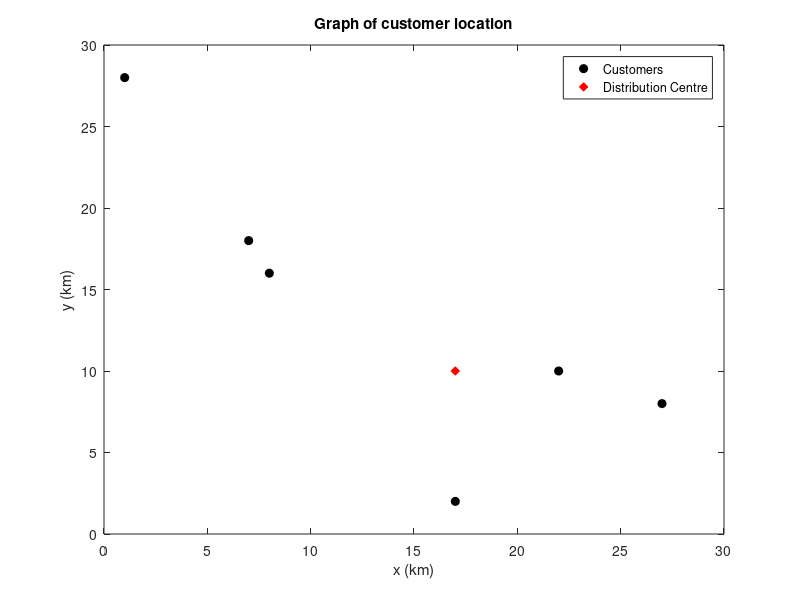

Reproduce this figure in MATLAB.
% Name: Andrew Pang
% Date: 19 APR 2019  
% Task 4 :  Distribution centre
clear all;close all;clc; 

%vector c is number of each customer 
c = 1:1:6;

%vector cx,cy and cv is the x positions, y positions and volume of each customer
cx = [ 1 7 8 17 22 27 ];
cy = [ 28 18 16 2 10 8 ];
cv = [ 5 11 1 9 7 6];

%dx and dy is every x and y coordinate in the given x-y plane 
%starts form 0 to 30 
dx = 0:1:30;
dy = 0:1:30;
mini_cost = Inf;

%runs thru every combination of x and y coordinates [(0,1),(0,2)...(30,30)]
for x = dx
    for y = dy
        
        %calculate the cost for each customer
        cost = 0.5*cv.*sqrt((x-cx).^2 + (y-cy).^2);
        
        %checks if total cost is less than the minimum recorded cost
        %if yes, overwrites the minimum cost and notes coordiates
        if sum(cost) < mini_cost
            mini_cost = sum(cost);
            x_pos = x;
            y_pos = y;  
        end
        
    end
end

%plots the given graph
plot(cx,cy,'ko','MarkerFaceColor','black');
hold on

%plots the centralized distribution centre's location
plot(x_pos,y_pos,'rd','MarkerFaceColor','red');

%labels the axes
title('Graph of customer location')
xlabel('x (km)');
ylabel('y (km)');
legend('Customers','Distribution Centre')

fprintf('The minimum cost is %f',mini_cost)